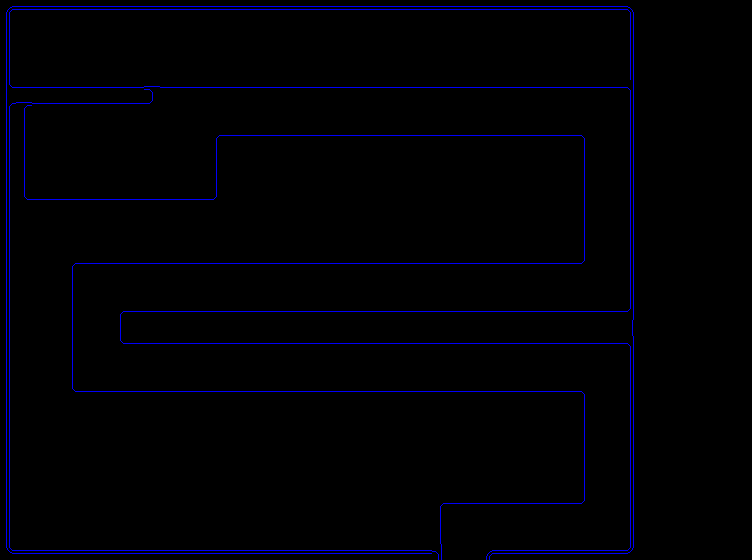

Tiled map render using the project's own tile images. Description and the map definition, with tile-layer contents summarised, below:
An orthogonal 47x35 tile map with 16x16 px tiles, 1 tile layer (Collision), 2 tilesets.

<map version="1.0" orientation="orthogonal" renderorder="right-down" width="47" height="35" tilewidth="16" tileheight="16" nextobjectid="1">
 <tileset firstgid="1" name="PacMan" tilewidth="16" tileheight="16">
  <image source="graphics/PacMan.png" width="160" height="160" />
  <tile id="0">
   <properties>
    <property name="blocked" value="true" />
   </properties>
  </tile>
  <tile id="1">
   <properties>
    <property name="blocked" value="true" />
   </properties>
  </tile>
  <tile id="2">
   <properties>
    <property name="blocked" value="true" />
   </properties>
  </tile>
  <tile id="3">
   <properties>
    <property name="blocked" value="true" />
   </properties>
  </tile>
  <tile id="4">
   <properties>
    <property name="blocked" value="true" />
   </properties>
  </tile>
  <tile id="5">
   <properties>
    <property name="blocked" value="true" />
   </properties>
  </tile>
  <tile id="6">
   <properties>
    <property name="blocked" value="true" />
   </properties>
  </tile>
  <tile id="7">
   <properties>
    <property name="blocked" value="true" />
   </properties>
  </tile>
  <tile id="10">
   <properties>
    <property name="blocked" value="true" />
   </properties>
  </tile>
  <tile id="11">
   <properties>
    <property name="blocked" value="true" />
   </properties>
  </tile>
  <tile id="12">
   <properties>
    <property name="blocked" value="true" />
   </properties>
  </tile>
  <tile id="13">
   <properties>
    <property name="blocked" value="true" />
   </properties>
  </tile>
  <tile id="14">
   <properties>
    <property name="blocked" value="true" />
   </properties>
  </tile>
  <tile id="15">
   <properties>
    <property name="blocked" value="true" />
   </properties>
  </tile>
  <tile id="16">
   <properties>
    <property name="blocked" value="true" />
   </properties>
  </tile>
  <tile id="17">
   <properties>
    <property name="blocked" value="true" />
   </properties>
  </tile>
  <tile id="20">
   <properties>
    <property name="blocked" value="true" />
   </properties>
  </tile>
  <tile id="21">
   <properties>
    <property name="blocked" value="true" />
   </properties>
  </tile>
  <tile id="22">
   <properties>
    <property name="blocked" value="true" />
   </properties>
  </tile>
  <tile id="23">
   <properties>
    <property name="blocked" value="true" />
   </properties>
  </tile>
  <tile id="24">
   <properties>
    <property name="blocked" value="true" />
   </properties>
  </tile>
  <tile id="25">
   <properties>
    <property name="blocked" value="true" />
   </properties>
  </tile>
  <tile id="28">
   <properties>
    <property name="blocked" value="true" />
   </properties>
  </tile>
  <tile id="29">
   <properties>
    <property name="blocked" value="true" />
   </properties>
  </tile>
  <tile id="58">
   <properties>
    <property name="blocked" value="true" />
   </properties>
  </tile>
 </tileset>
 <tileset firstgid="101" name="RegTower" tilewidth="32" tileheight="32">
  <image source="graphics/RegTower.png" width="32" height="32" />
 </tileset>
 <layer name="Collision" width="47" height="35">
  <data>[1645 cells, 740 non-empty, 23 distinct tile ids]</data>
 </layer>
</map>
